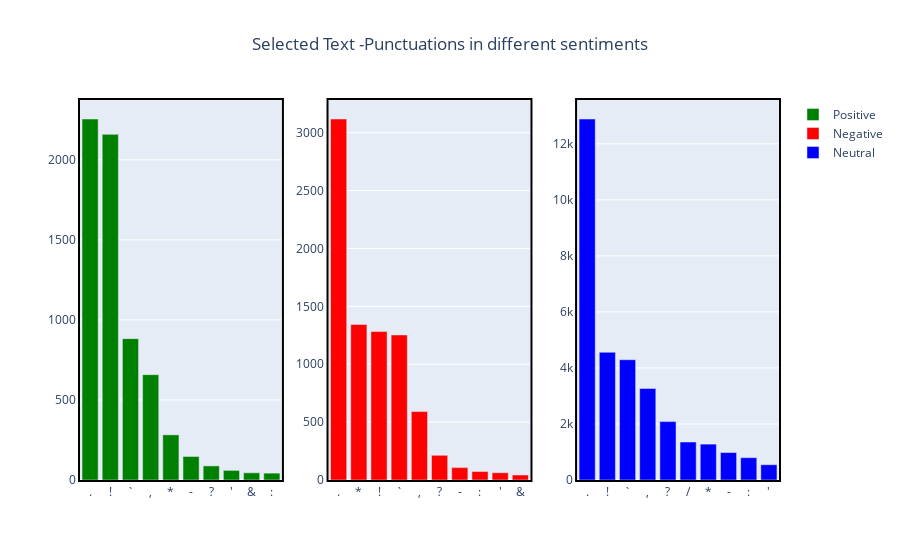

Notebook source saved alongside this figure:
### Code cell
fig = make_subplots(rows=1, cols=3)

fig.append_trace(go.Bar(x=positiveDf.punctuation[:10],y=positiveDf.pos_punct[:10],name='Positive',marker_color='green'), row=1, col=1)
fig.append_trace(go.Bar(x=negativeDf.punctuation[:10],y=negativeDf.neg_punct[:10],name='Negative',marker_color='red'), row=1, col=2)
fig.append_trace(go.Bar(x=neutralDf.punctuation[:10],y=neutralDf.neut_punct[:10],name='Neutral',marker_color='blue'), row=1, col=3)

fig.update_xaxes(showline=True, linewidth=2, linecolor='black', mirror=True)
fig.update_yaxes(showline=True, linewidth=2, linecolor='black', mirror=True)
fig.update_layout(title_text="Selected Text -Punctuations in different sentiments",title_x=0.5)
fig.show()

### Figure 1 — Plotly figure (JSON) as saved in the notebook; plotly's stock layout.template omitted (floating-point values rounded to 4 significant figures)
{"data": [{"marker": {"color": "green"}, "name": "Positive", "type": "bar", "x": [".", "!", "`", ",", "*", "-", "?", "'", "&", ":"], "xaxis": "x", "y": [2255, 2159, 883, 658, 282, 147, 88, 60, 45, 43], "yaxis": "y"}, {"marker": {"color": "red"}, "name": "Negative", "type": "bar", "x": [".", "*", "!", "`", ",", "?", "-", ":", "'", "&"], "xaxis": "x2", "y": [3118, 1343, 1282, 1253, 591, 213, 107, 73, 63, 43], "yaxis": "y2"}, {"marker": {"color": "blue"}, "name": "Neutral", "type": "bar", "x": [".", "!", "`", ",", "?", "/", "*", "-", ":", "'"], "xaxis": "x3", "y": [12886, 4559, 4293, 3268, 2084, 1356, 1281, 981, 796, 545], "yaxis": "y3"}], "layout": {"title": {"text": "Selected Text -Punctuations in different sentiments", "x": 0.5}, "xaxis": {"anchor": "y", "domain": [0, 0.2889], "linecolor": "black", "linewidth": 2, "mirror": true, "showline": true}, "xaxis2": {"anchor": "y2", "domain": [0.3556, 0.6444], "linecolor": "black", "linewidth": 2, "mirror": true, "showline": true}, "xaxis3": {"anchor": "y3", "domain": [0.7111, 1], "linecolor": "black", "linewidth": 2, "mirror": true, "showline": true}, "yaxis": {"anchor": "x", "domain": [0, 1], "linecolor": "black", "linewidth": 2, "mirror": true, "showline": true}, "yaxis2": {"anchor": "x2", "domain": [0, 1], "linecolor": "black", "linewidth": 2, "mirror": true, "showline": true}, "yaxis3": {"anchor": "x3", "domain": [0, 1], "linecolor": "black", "linewidth": 2, "mirror": true, "showline": true}}}
